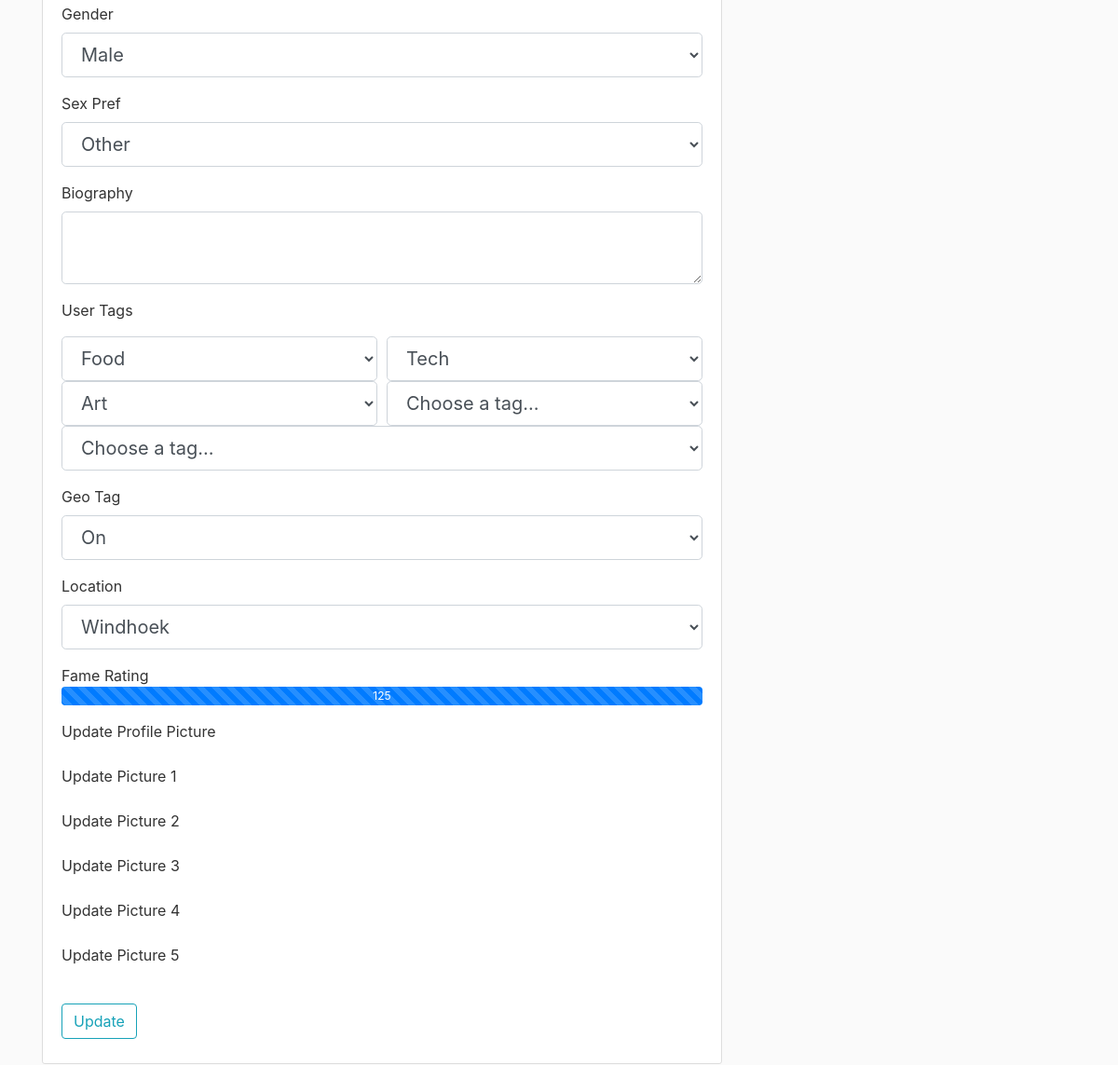
Before: /account (signed in, lower part) with the older database file.
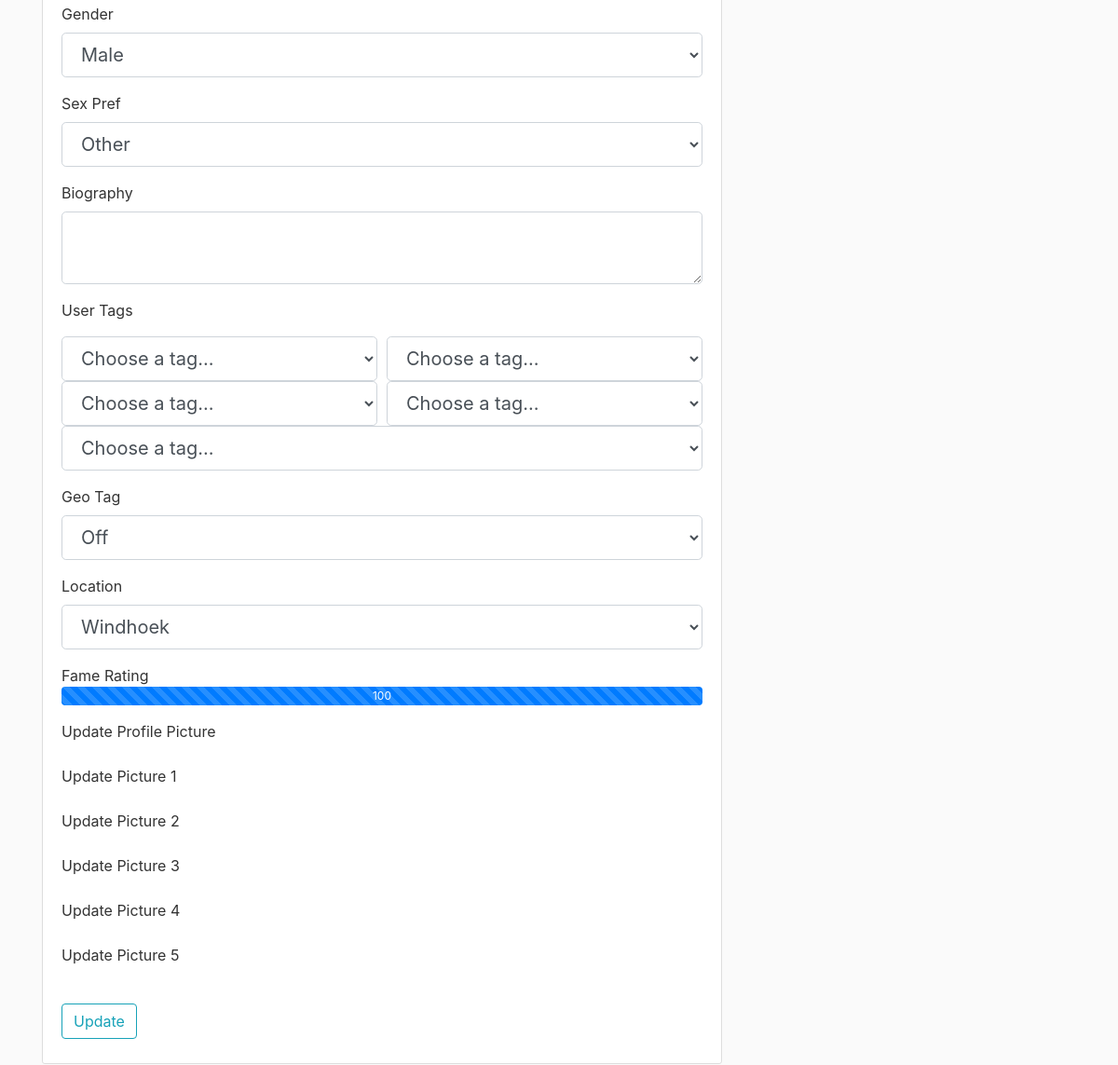
After: the same page with the newer database file.
### tables this page shows
CREATE TABLE users (
            user_id INTEGER PRIMARY KEY AUTOINCREMENT,
            firstname TEXT NOT NULL,
            lastname TEXT NOT NULL,
            age INTEGER NOT NULL,
            birthdate TEXT NOT NULL,
            username TEXT NOT NULL,
            email TEXT NOT NULL,
            password TEXT NOT NULL,
            gender TEXT NOT NULL,
            sexual_pref TEXT NULL,
            biography TEXT NULL,
            famerating INTEGER DEFAULT 100,
            image_file_p TEXT DEFAULT "default.jpg",
            image_file_1 TEXT NULL,
            image_file_2 TEXT NULL,
            image_file_3 TEXT NULL,
            image_file_4 TEXT NULL,
            image_file_5 TEXT NULL,
            geo_track TEXT DEFAULT "1",
            location_city TEXT NULL,
            location_region TEXT NULL,
            lat_data INTEGER NULL,
            long_data INTEGER NULL,
            last_seen TEXT NULL,
            authenticated INTEGER DEFAULT 0
            );

### matcha/routes.py (the view)
@app.route('/account', methods=['GET', 'POST'])
@login_required
def account():
    form = UpdateAccountForm()
    conn = sql.connect('matcha\\users.db')
    cur = conn.cursor()
    cur.execute("""SELECT location_region FROM users WHERE user_id""")
    location_data = cur.fetchall()
    array_location = []
    for loc in location_data:
        array_location.append(loc[0])
    seen = set()
    unique = []
    for x in array_location:
        if x not in seen:
            unique.append(x)
            seen.add(x)
    list_tuple_location = [(location, location) for location in unique]
    form.location.choices = list_tuple_location
    if form.validate_on_submit():
        img_type = None
        picture_file = None
        if form.picture_p.data:
            img_type = 'image_file_p'
            picture_file = save_picture(form.picture_p.data)
        elif form.picture_1.data:
            img_type = 'image_file_1'
            picture_file = save_picture(form.picture_1.data)
        elif form.picture_2.data:
            img_type = 'image_file_2'
            picture_file = save_picture(form.picture_2.data)
        elif form.picture_3.data:
            img_type = 'image_file_3'
            picture_file = save_picture(form.picture_3.data)
        elif form.picture_4.data:
            img_type = 'image_file_4'
            picture_file = save_picture(form.picture_4.data)
        elif form.picture_5.data:
            img_type = 'image_file_5'
            picture_file = save_picture(form.picture_5.data)
        if img_type != None:
            img = picture_file
            update_image(conn, cur, current_user, img_type, img)
        user = User('user_id', form.firstname.data, form.lastname.data, 'age', 'birthdate',
                form.username.data, form.email.data, 'hashed_password', form.gender.data, form.sexual_pref.data,
                form.biography.data, 'famerating', 'image_file_p', 'image_file_1', 'image_file_2',
                'image_file_3', 'image_file_4', 'image_file_5', form.geo_tag.data, 'location_city',
                form.location.data, 'lat_data', 'long_data', 'last_seen', 'authenticated')
        update_user(conn, cur, user)
        update_tag(conn, cur, current_user.user_id, form.user_tag1.data, form.user_tag2.data, form.user_tag3.data, form.user_tag4.data, form.user_tag5.data)
        conn.close()
        flash('Your account has been updated!', 'success')
        return redirect(url_for('account'))
    elif request.method == 'GET':
        form.firstname.data     = current_user.firstname
        form.lastname.data      = current_user.lastname
        form.username.data      = current_user.username
        form.email.data         = current_user.email
        form.gender.data        = current_user.gender
        form.sexual_pref.data   = current_user.sexual_pref
        form.biography.data     = current_user.biography
        form.geo_tag.data       = current_user.geo_track
        form.location.data      = current_user.location_region
        cur.execute("SELECT * FROM tags WHERE user_id=:user_id", {'user_id': current_user.user_id})
        tags = cur.fetchall()
        form.user_tag1.data = tags[0][1]
        form.user_tag2.data = tags[1][1]
        form.user_tag3.data = tags[2][1]
        form.user_tag4.data = tags[3][1]
        form.user_tag5.data = tags[4][1]
        conn.close()
    image_file_p = url_for('static', filename='profile_pics/' + current_user.image_file_p)
    image_file_1 = url_for('static', filename='profile_pics/' + current_user.image_file_1) if current_user.image_file_1 else None
    image_file_2 = url_for('static', filename='profile_pics/' + current_user.image_file_2) if current_user.image_file_2 else None
    image_file_3 = url_for('static', filename='profile_pics/' + current_user.image_file_3) if current_user.image_file_3 else None
    image_file_4 = url_for('static', filename='profile_pics/' + current_user.image_file_4) if current_user.image_file_4 else None
    image_file_5 = url_for('static', filename='profile_pics/' + current_user.image_file_5) if current_user.image_file_5 else None
    images = [image_file_1, image_file_2, image_file_3, image_file_4, image_file_5]
    return render_template('account.html', title='Account', image_file_p=image_file_p, images=images, form=form)

### matcha/models.py (called while the page is built)
@login_manager.user_loader
def load_user(id):
    conn = sql.connect('matcha\\users.db')
    cur = conn.cursor()
    cur.execute("SELECT * from users where email = (?)", [id])
    userrow = cur.fetchone()
    user = User(userrow[0], userrow[1], userrow[2], userrow[3], userrow[4],
            userrow[5], userrow[6], userrow[7], userrow[8], userrow[9],
            userrow[10], userrow[11], userrow[12], userrow[13], userrow[14],
            userrow[15], userrow[16], userrow[17], userrow[18], userrow[19],
            userrow[20], userrow[21], userrow[22], userrow[23], userrow[24])
    return (user)

### matcha/templates/account.html (shortened to what this page needs)
{% extends "layout.html" %}
{% block content %}
    <div class="content-section">
        <form method="POST" action="" enctype="multipart/form-data">
            <fieldset class="form-group">
                <div class="form-group">
                    {{ form.gender.label(class="form-control-label") }}
                    {% if form.gender.errors %}
                    {{ form.gender(class="form-control form-control-lg is-invalid") }}
                    <div class="invalid-feedback">
                        {% for error in form.gender.errors %}
                            <span>{{ error }}</span>
                        {% endfor %}
                    </div>
                {% else %}
                    {{ form.gender(class="form-control form-control-lg") }}
                {% endif %}
                </div>
                <div class="form-group">
                    {{ form.sexual_pref.label(class="form-control-label") }}
                    {% if form.sexual_pref.errors %}
                    {{ form.sexual_pref(class="form-control form-control-lg is-invalid") }}
                    <div class="invalid-feedback">
                        {% for error in form.sexual_pref.errors %}
                            <span>{{ error }}</span>
                        {% endfor %}
                    </div>
                {% else %}
                    {{ form.sexual_pref(class="form-control form-control-lg") }}
                {% endif %}
                </div>
                <div class="form-group">
                    {{ form.biography.label(class="form-control-label") }}
                    {% if form.biography.errors %}
                        {{ form.biography(class="form-control form-control-lg is-invalid") }}
                        <div class="invalid-feedback">
                            {% for error in form.biography.errors %}
                                <span>{{ error }}</span>
                            {% endfor %}
                        </div>
                    {% else %}
                        {{ form.biography(class="form-control form-control-lg") }}
                    {% endif %}
                </div>
                <div>
                    <p class="form-control-label">User Tags</p>
                    <div class="form-row">
                        <div class="col">
                            {% if form.user_tag1.errors %}
                            {{ form.user_tag1(class="form-control form-control-lg is-invalid") }}
                            <div class="invalid-feedback">
                                {% for error in form.user_tag1.errors %}
                                    <span>{{ error }}</span>
                                {% endfor %}
                            </div>
                        {% else %}
                            {{ form.user_tag1(class="form-control form-control-lg") }}
                        {% endif %}
                        </div>
                        <div class="col">
                            {% if form.user_tag2.errors %}
                            {{ form.user_tag2(class="form-control form-control-lg is-invalid") }}
                            <div class="invalid-feedback">
                                {% for error in form.user_tag2.errors %}
                                    <span>{{ error }}</span>
                                {% endfor %}
                            </div>
                        {% else %}
                            {{ form.user_tag2(class="form-control form-control-lg") }}
                        {% endif %}
                        </div>
                    </div>
                    <div class="form-row">
                        <div class="col">
                            {% if form.user_tag3.errors %}
                            {{ form.user_tag3(class="form-control form-control-lg is-invalid") }}
                            <div class="invalid-feedback">
                                {% for error in form.user_tag3.errors %}
                                    <span>{{ error }}</span>
                                {% endfor %}
                            </div>
                        {% else %}
                            {{ form.user_tag3(class="form-control form-control-lg") }}
                        {% endif %}
                        </div>
                        <div class="col">
                            {% if form.user_tag4.errors %}
                            {{ form.user_tag4(class="form-control form-control-lg is-invalid") }}
                            <div class="invalid-feedback">
                                {% for error in form.user_tag4.errors %}
                                    <span>{{ error }}</span>
                                {% endfor %}
                            </div>
                        {% else %}
                            {{ form.user_tag4(class="form-control form-control-lg") }}
                        {% endif %}
                        </div>
                    </div>
                    <div class="form-row">
                        <div class="col">
                            {% if form.user_tag5.errors %}
                            {{ form.user_tag5(class="form-control form-control-lg is-invalid") }}
                            <div class="invalid-feedback">
                                {% for error in form.user_tag5.errors %}
                                    <span>{{ error }}</span>
                                {% endfor %}
                            </div>
                        {% else %}
                            {{ form.user_tag5(class="form-control form-control-lg") }}
                        {% endif %}
                        </div>
                    </div>
                </div>
                <div class="form-group mt-3">
                    {{ form.geo_tag.label(class="form-control-label") }}
                    {% if form.geo_tag.errors %}
                        {{ form.geo_tag(class="form-control form-control-lg is-invalid") }}
                        <div class="invalid-feedback">
                            {% for error in form.geo_tag.errors %}
                                <span>{{ error }}</span>
                            {% endfor %}
                        </div>
                    {% else %}
                        {{ form.geo_tag(class="form-control form-control-lg") }}
                    {% endif %}
                </div>
                <div class="form-group">
                    {{ form.location.label(class="form-control-label") }}
                    {% if form.location.errors %}
                        {{ form.location(class="form-control form-control-lg is-invalid") }}
                        <div class="invalid-feedback">
                            {% for error in form.location.errors %}
                                <span>{{ error }}</span>
                            {% endfor %}
                        </div>
                    {% else %}
                        {{ form.location(class="form-control form-control-lg") }}
                    {% endif %}
                </div>
                <div>
                    <a class="form-control-label">Fame Rating</a>
                    <div class="progress" style="height: 20px;">
                    <div class="progress-bar progress-bar-striped" role="progressbar" style="width: 100%;" aria-valuenow="100" aria-valuemin="0" aria-valuemax="100">{{ current_user.famerating }}</div>
                </div>
                <div class="form-group mt-3">
                    {{ form.picture_p.label() }}
                </div>
                <div class="form-group">
                    {{ form.picture_1.label() }}
                </div>
                <div class="form-group">
                    {{ form.picture_2.label() }}
                </div>
                <div class="form-group">
                    {{ form.picture_3.label() }}
                </div>
                <div class="form-group">
                    {{ form.picture_4.label() }}
                </div>
                <div class="form-group">
                    {{ form.picture_5.label() }}
                </div>
            </fieldset>
            <div class="form-group">
                {{ form.submit(class="btn btn-outline-info") }}
            </div>
        </form>
    </div>
{% endblock content %}

### matcha/templates/layout.html (shortened to what this page needs)
<!DOCTYPE html>
<html lang="en">
<head>
    <link rel="stylesheet" href="https://stackpath.bootstrapcdn.com/bootstrap/4.3.1/css/bootstrap.min.css">
    <link rel="stylesheet" type="text/css" href="{{ url_for('static', filename='main.css') }}">
    <link rel="stylesheet" href="https://cdnjs.cloudflare.com/ajax/libs/font-awesome/4.7.0/css/font-awesome.min.css">
</head>
<body>
    <main role="main" class="container">
        <div class="row">
            <div class="col-md-8">
                {% block content %}{% endblock %}
            </div>
            {% if current_user.is_authenticated %}
            <div class="col-md-4">
                            {% set new_messages = current_user.age %}
            </div>
            {% endif %}
        </div>
    </main>
</body>
</html>

### matcha/static/main.css (style rules this page uses)
body { background: #fafafa; color: #333333; margin-top: 5rem; }
.content-section { background: #ffffff; padding: 10px 20px; border: 1px solid #dddddd; border-radius: 3px; margin-bottom: 20px; }

Changed rows visible on the page:
changed users: famerating "125" → "100"
Other visible differences:
form field user_tag1: "Food" → "Choose a tag..."
form field user_tag2: "Tech" → "Choose a tag..."
form field user_tag3: "Art" → "Choose a tag..."
form field geo_tag: "On" → "Off"
